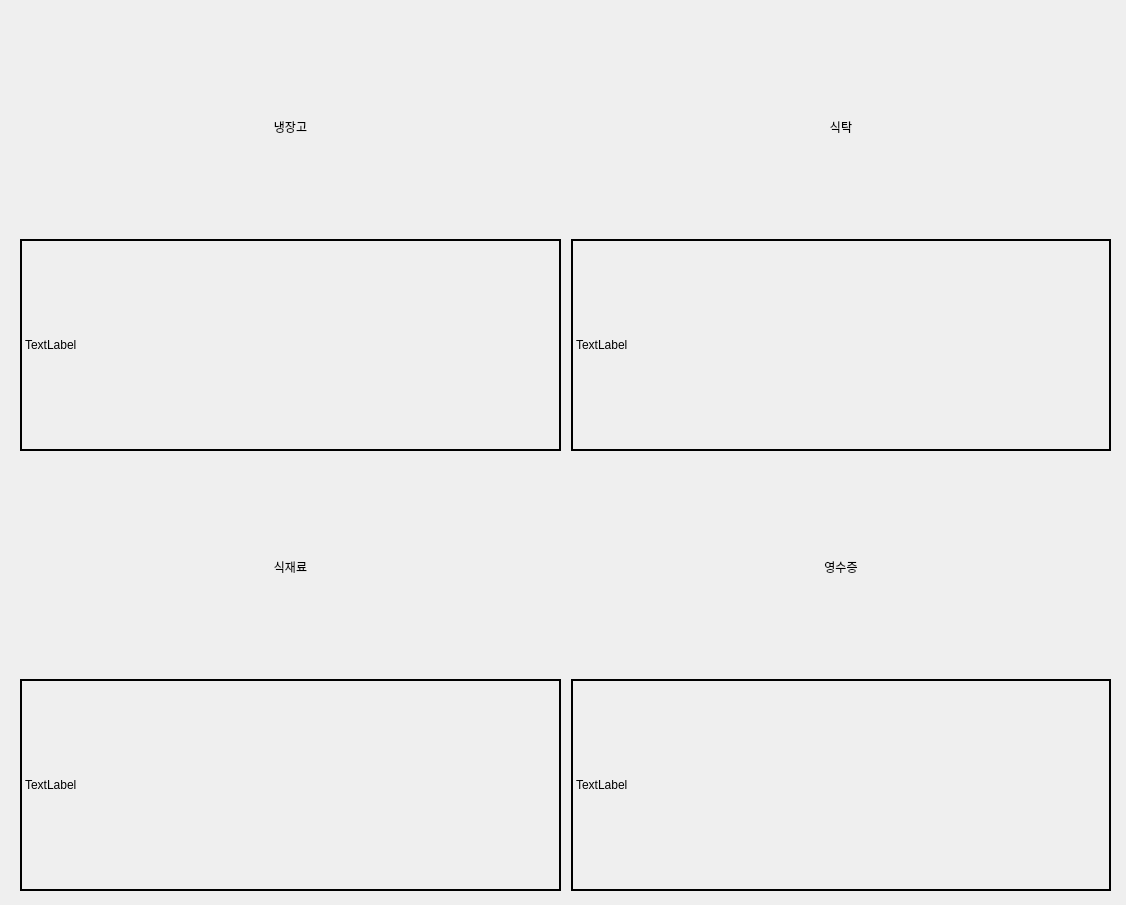
<?xml version="1.0" encoding="UTF-8"?>
<ui version="4.0">
 <class>Form</class>
 <widget class="QWidget" name="Form">
  <property name="geometry">
   <rect>
    <x>0</x>
    <y>0</y>
    <width>1126</width>
    <height>905</height>
   </rect>
  </property>
  <property name="windowTitle">
   <string>스마트키친 시스템</string>
  </property>
  <widget class="QWidget" name="gridLayoutWidget">
   <property name="geometry">
    <rect>
     <x>20</x>
     <y>20</y>
     <width>1091</width>
     <height>871</height>
    </rect>
   </property>
   <layout class="QGridLayout" name="gridLayout">
    <property name="spacing">
     <number>10</number>
    </property>
    <item row="0" column="0">
     <layout class="QVBoxLayout" name="verticalLayout_2">
      <property name="spacing">
       <number>6</number>
      </property>
      <item>
       <widget class="QLabel" name="label_refrigerator_title">
        <property name="text">
         <string>냉장고</string>
        </property>
        <property name="alignment">
         <set>Qt::AlignCenter</set>
        </property>
       </widget>
      </item>
      <item>
       <widget class="QLabel" name="label_refrigerator_frame">
        <property name="frameShape">
         <enum>QFrame::Box</enum>
        </property>
        <property name="lineWidth">
         <number>2</number>
        </property>
        <property name="text">
         <string>TextLabel</string>
        </property>
       </widget>
      </item>
     </layout>
    </item>
    <item row="0" column="1">
     <layout class="QVBoxLayout" name="verticalLayout_3">
      <property name="spacing">
       <number>6</number>
      </property>
      <item>
       <widget class="QLabel" name="label_table_title">
        <property name="text">
         <string>식탁</string>
        </property>
        <property name="alignment">
         <set>Qt::AlignCenter</set>
        </property>
       </widget>
      </item>
      <item>
       <widget class="QLabel" name="label_table_frame">
        <property name="frameShape">
         <enum>QFrame::Box</enum>
        </property>
        <property name="lineWidth">
         <number>2</number>
        </property>
        <property name="text">
         <string>TextLabel</string>
        </property>
       </widget>
      </item>
     </layout>
    </item>
    <item row="1" column="0">
     <layout class="QVBoxLayout" name="verticalLayout">
      <property name="spacing">
       <number>6</number>
      </property>
      <item>
       <widget class="QLabel" name="label_food_title">
        <property name="text">
         <string>식재료</string>
        </property>
        <property name="alignment">
         <set>Qt::AlignCenter</set>
        </property>
       </widget>
      </item>
      <item>
       <widget class="QLabel" name="label_food_list">
        <property name="enabled">
         <bool>true</bool>
        </property>
        <property name="frameShape">
         <enum>QFrame::Box</enum>
        </property>
        <property name="lineWidth">
         <number>2</number>
        </property>
        <property name="text">
         <string>TextLabel</string>
        </property>
       </widget>
      </item>
     </layout>
    </item>
    <item row="1" column="1">
     <layout class="QVBoxLayout" name="verticalLayout_4">
      <property name="spacing">
       <number>6</number>
      </property>
      <item>
       <widget class="QLabel" name="label_receipt_title">
        <property name="text">
         <string>영수증</string>
        </property>
        <property name="alignment">
         <set>Qt::AlignCenter</set>
        </property>
       </widget>
      </item>
      <item>
       <widget class="QLabel" name="label_receipt_frame">
        <property name="frameShape">
         <enum>QFrame::Box</enum>
        </property>
        <property name="lineWidth">
         <number>2</number>
        </property>
        <property name="text">
         <string>TextLabel</string>
        </property>
       </widget>
      </item>
     </layout>
    </item>
   </layout>
  </widget>
 </widget>
 <resources/>
 <connections/>
</ui>
